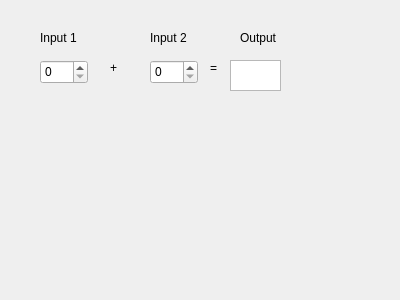
<?xml version="1.0" encoding="UTF-8"?>
<ui version="4.0">
 <class>MainWindow</class>
 <widget class="QMainWindow" name="MainWindow">
  <property name="geometry">
   <rect>
    <x>0</x>
    <y>0</y>
    <width>400</width>
    <height>300</height>
   </rect>
  </property>
  <property name="windowTitle">
   <string>MainWindow</string>
  </property>
  <widget class="QWidget" name="centralWidget">
   <widget class="QLabel" name="label_1">
    <property name="geometry">
     <rect>
      <x>40</x>
      <y>30</y>
      <width>59</width>
      <height>16</height>
     </rect>
    </property>
    <property name="text">
     <string>Input 1</string>
    </property>
   </widget>
   <widget class="QLabel" name="label_2">
    <property name="geometry">
     <rect>
      <x>150</x>
      <y>30</y>
      <width>59</width>
      <height>16</height>
     </rect>
    </property>
    <property name="text">
     <string>Input 2</string>
    </property>
   </widget>
   <widget class="QLabel" name="label_3">
    <property name="geometry">
     <rect>
      <x>240</x>
      <y>30</y>
      <width>59</width>
      <height>16</height>
     </rect>
    </property>
    <property name="text">
     <string>Output</string>
    </property>
   </widget>
   <widget class="QSpinBox" name="input1">
    <property name="geometry">
     <rect>
      <x>40</x>
      <y>60</y>
      <width>48</width>
      <height>24</height>
     </rect>
    </property>
   </widget>
   <widget class="QLabel" name="label_4">
    <property name="geometry">
     <rect>
      <x>110</x>
      <y>60</y>
      <width>16</width>
      <height>16</height>
     </rect>
    </property>
    <property name="text">
     <string>+</string>
    </property>
   </widget>
   <widget class="QSpinBox" name="input2">
    <property name="geometry">
     <rect>
      <x>150</x>
      <y>60</y>
      <width>48</width>
      <height>24</height>
     </rect>
    </property>
   </widget>
   <widget class="QLabel" name="label_5">
    <property name="geometry">
     <rect>
      <x>210</x>
      <y>60</y>
      <width>21</width>
      <height>16</height>
     </rect>
    </property>
    <property name="text">
     <string>=</string>
    </property>
   </widget>
   <widget class="QTextBrowser" name="output">
    <property name="geometry">
     <rect>
      <x>230</x>
      <y>60</y>
      <width>51</width>
      <height>31</height>
     </rect>
    </property>
   </widget>
  </widget>
 </widget>
 <layoutdefault spacing="6" margin="11"/>
 <resources/>
 <connections/>
</ui>
